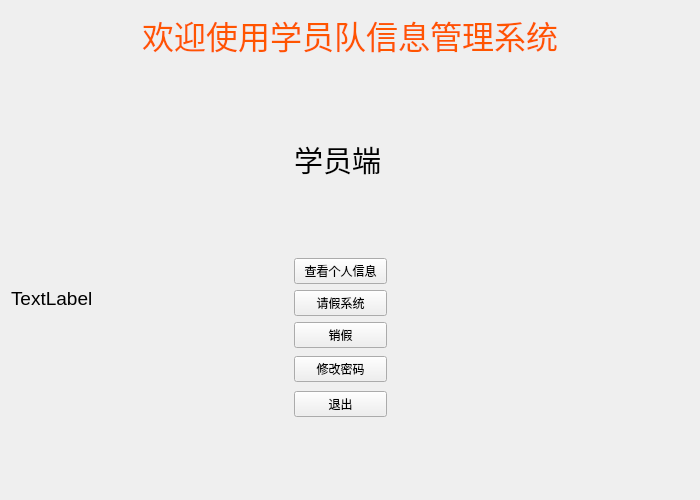
<?xml version="1.0" encoding="UTF-8"?>
<ui version="4.0">
 <class>studentForm</class>
 <widget class="QWidget" name="studentForm">
  <property name="geometry">
   <rect>
    <x>0</x>
    <y>0</y>
    <width>700</width>
    <height>500</height>
   </rect>
  </property>
  <property name="windowTitle">
   <string>用户端</string>
  </property>
  <layout class="QGridLayout" name="gridLayout_2">
   <item row="0" column="0" colspan="5">
    <layout class="QHBoxLayout" name="horizontalLayout_2" stretch="0,0,0">
     <item>
      <spacer name="horizontalSpacer">
       <property name="orientation">
        <enum>Qt::Horizontal</enum>
       </property>
       <property name="sizeHint" stdset="0">
        <size>
         <width>75</width>
         <height>20</height>
        </size>
       </property>
      </spacer>
     </item>
     <item>
      <widget class="QLabel" name="label">
       <property name="font">
        <font>
         <family>方正小标宋简体</family>
         <pointsize>24</pointsize>
         <weight>50</weight>
         <italic>false</italic>
         <bold>false</bold>
        </font>
       </property>
       <property name="styleSheet">
        <string notr="true">font: 24pt &quot;方正小标宋简体&quot;;
color: rgb(255, 85, 0);</string>
       </property>
       <property name="text">
        <string>欢迎使用学员队信息管理系统</string>
       </property>
      </widget>
     </item>
     <item>
      <spacer name="horizontalSpacer_2">
       <property name="orientation">
        <enum>Qt::Horizontal</enum>
       </property>
       <property name="sizeHint" stdset="0">
        <size>
         <width>18</width>
         <height>20</height>
        </size>
       </property>
      </spacer>
     </item>
    </layout>
   </item>
   <item row="1" column="1">
    <spacer name="verticalSpacer_2">
     <property name="orientation">
      <enum>Qt::Vertical</enum>
     </property>
     <property name="sizeHint" stdset="0">
      <size>
       <width>20</width>
       <height>100</height>
      </size>
     </property>
    </spacer>
   </item>
   <item row="2" column="0" colspan="2">
    <spacer name="horizontalSpacer_4">
     <property name="orientation">
      <enum>Qt::Horizontal</enum>
     </property>
     <property name="sizeHint" stdset="0">
      <size>
       <width>296</width>
       <height>20</height>
      </size>
     </property>
    </spacer>
   </item>
   <item row="2" column="2">
    <widget class="QLabel" name="label_2">
     <property name="font">
      <font>
       <family>Arial</family>
       <pointsize>22</pointsize>
      </font>
     </property>
     <property name="text">
      <string>学员端</string>
     </property>
    </widget>
   </item>
   <item row="2" column="3" colspan="2">
    <spacer name="horizontalSpacer_3">
     <property name="orientation">
      <enum>Qt::Horizontal</enum>
     </property>
     <property name="sizeHint" stdset="0">
      <size>
       <width>312</width>
       <height>20</height>
      </size>
     </property>
    </spacer>
   </item>
   <item row="3" column="2">
    <spacer name="verticalSpacer_3">
     <property name="orientation">
      <enum>Qt::Vertical</enum>
     </property>
     <property name="sizeHint" stdset="0">
      <size>
       <width>20</width>
       <height>99</height>
      </size>
     </property>
    </spacer>
   </item>
   <item row="4" column="0">
    <widget class="QLabel" name="label_xinxi">
     <property name="font">
      <font>
       <family>Arial</family>
       <pointsize>14</pointsize>
      </font>
     </property>
     <property name="text">
      <string>TextLabel</string>
     </property>
    </widget>
   </item>
   <item row="4" column="2" rowspan="2" colspan="2">
    <layout class="QGridLayout" name="gridLayout">
     <item row="0" column="0">
      <widget class="QPushButton" name="pushButton_xinxi">
       <property name="text">
        <string>查看个人信息</string>
       </property>
      </widget>
     </item>
     <item row="1" column="0">
      <spacer name="verticalSpacer_4">
       <property name="orientation">
        <enum>Qt::Vertical</enum>
       </property>
       <property name="sizeHint" stdset="0">
        <size>
         <width>77</width>
         <height>13</height>
        </size>
       </property>
      </spacer>
     </item>
     <item row="2" column="0">
      <widget class="QPushButton" name="pushButton_qingjia">
       <property name="text">
        <string>请假系统</string>
       </property>
      </widget>
     </item>
     <item row="3" column="0">
      <spacer name="verticalSpacer_5">
       <property name="orientation">
        <enum>Qt::Vertical</enum>
       </property>
       <property name="sizeHint" stdset="0">
        <size>
         <width>77</width>
         <height>13</height>
        </size>
       </property>
      </spacer>
     </item>
     <item row="4" column="0">
      <widget class="QPushButton" name="pushButton_xiaojia">
       <property name="text">
        <string>销假</string>
       </property>
      </widget>
     </item>
     <item row="5" column="0">
      <spacer name="verticalSpacer_8">
       <property name="orientation">
        <enum>Qt::Vertical</enum>
       </property>
       <property name="sizeHint" stdset="0">
        <size>
         <width>20</width>
         <height>17</height>
        </size>
       </property>
      </spacer>
     </item>
     <item row="6" column="0">
      <widget class="QPushButton" name="pushButton_3">
       <property name="text">
        <string>修改密码</string>
       </property>
      </widget>
     </item>
     <item row="7" column="0">
      <spacer name="verticalSpacer_7">
       <property name="orientation">
        <enum>Qt::Vertical</enum>
       </property>
       <property name="sizeHint" stdset="0">
        <size>
         <width>20</width>
         <height>17</height>
        </size>
       </property>
      </spacer>
     </item>
     <item row="8" column="0">
      <widget class="QPushButton" name="pushButton">
       <property name="text">
        <string>退出</string>
       </property>
      </widget>
     </item>
    </layout>
   </item>
   <item row="5" column="0">
    <spacer name="horizontalSpacer_5">
     <property name="orientation">
      <enum>Qt::Horizontal</enum>
     </property>
     <property name="sizeHint" stdset="0">
      <size>
       <width>145</width>
       <height>17</height>
      </size>
     </property>
    </spacer>
   </item>
   <item row="5" column="1">
    <spacer name="horizontalSpacer_7">
     <property name="orientation">
      <enum>Qt::Horizontal</enum>
     </property>
     <property name="sizeHint" stdset="0">
      <size>
       <width>144</width>
       <height>20</height>
      </size>
     </property>
    </spacer>
   </item>
   <item row="5" column="4">
    <spacer name="horizontalSpacer_6">
     <property name="orientation">
      <enum>Qt::Horizontal</enum>
     </property>
     <property name="sizeHint" stdset="0">
      <size>
       <width>296</width>
       <height>17</height>
      </size>
     </property>
    </spacer>
   </item>
   <item row="6" column="2">
    <spacer name="verticalSpacer">
     <property name="orientation">
      <enum>Qt::Vertical</enum>
     </property>
     <property name="sizeHint" stdset="0">
      <size>
       <width>20</width>
       <height>99</height>
      </size>
     </property>
    </spacer>
   </item>
  </layout>
 </widget>
 <resources/>
 <connections/>
</ui>
